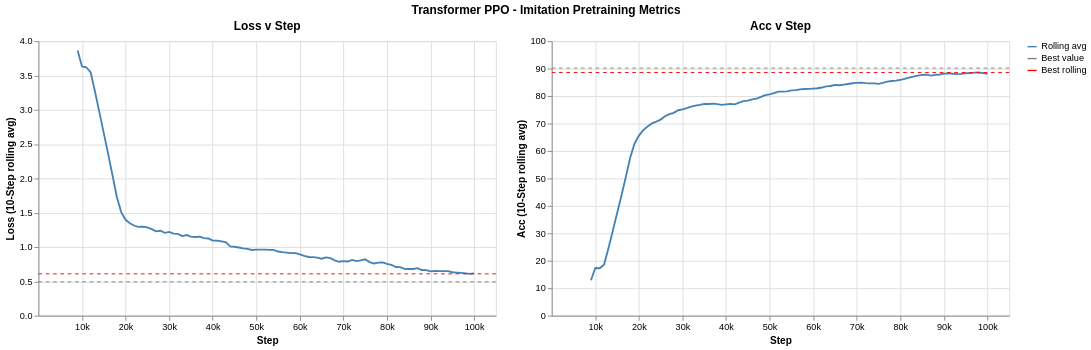

The cell this chart's notebook holds for it:
### Code cell
loss = make_chart(pretrain_df, "loss", pl.min)
acc = make_chart(pretrain_df, "acc", pl.max)

# Total time
total_seconds = pretrain_df["time"].sum()
h, m = divmod(total_seconds, 3600)
m, s = divmod(m, 60)
print(f"Total training time: {int(h)}h {int(m)}m {int(s)}s")
# Min loss and max accuracy
min_loss = pretrain_df["loss"].min()
max_acc = pretrain_df["acc"].max()
print(f"Min loss: {min_loss:.4f} | Max accuracy: {max_acc:.1f}%")
# Display charts
title = alt.TitleParams(
    "Transformer PPO - Imitation Pretraining Metrics", anchor="middle"
)
(loss | acc).resolve_scale(y="independent").properties(title=title)

### Figure 1 — Vega specification as saved in the notebook (floating-point values rounded to 4 significant figures)
{"$schema": "https://vega.github.io/schema/vega/v6.json", "data": [{"name": "source_0", "values": [{"step": 1, "loss": 4.584, "acc": 0.0, "episodes": 0, "time": 0.0, "loss_rolling": null, "series": "Rolling avg"}, {"step": 1000, "loss": 1.856, "acc": 52.4, "episodes": 21, "time": 15.2, "loss_rolling": null, "series": "Rolling avg"}, {"step": 2000, "loss": 2.214, "acc": 47.1, "episodes": 43, "time": 16.0, "loss_rolling": null, "series": "Rolling avg"}, {"step": 3000, "loss": 4.338, "acc": 1.5, "episodes": 64, "time": 15.5, "loss_rolling": null, "series": "Rolling avg"}, {"step": 4000, "loss": 4.294, "acc": 3.6, "episodes": 86, "time": 15.5, "loss_rolling": null, "series": "Rolling avg"}, {"step": 5000, "loss": 4.416, "acc": 2.8, "episodes": 109, "time": 15.5, "loss_rolling": null, "series": "Rolling avg"}, {"step": 6000, "loss": 4.438, "acc": 1.8, "episodes": 133, "time": 15.6, "loss_rolling": null, "series": "Rolling avg"}, {"step": 7000, "loss": 4.422, "acc": 1.2, "episodes": 153, "time": 15.4, "loss_rolling": null, "series": "Rolling avg"}, {"step": 8000, "loss": 4.5, "acc": 1.2, "episodes": 175, "time": 15.4, "loss_rolling": null, "series": "Rolling avg"}, {"step": 9000, "loss": 3.59, "acc": 17.4, "episodes": 198, "time": 15.4, "loss_rolling": 3.865, "series": "Rolling avg"}, {"step": 10000, "loss": 2.25, "acc": 44.6, "episodes": 219, "time": 15.5, "loss_rolling": 3.632, "series": "Rolling avg"}, {"step": 11000, "loss": 1.738, "acc": 51.5, "episodes": 242, "time": 15.6, "loss_rolling": 3.62, "series": "Rolling avg"}, {"step": 12000, "loss": 1.458, "acc": 60.3, "episodes": 263, "time": 15.6, "loss_rolling": 3.544, "series": "Rolling avg"}, {"step": 13000, "loss": 1.496, "acc": 60.4, "episodes": 283, "time": 15.5, "loss_rolling": 3.26, "series": "Rolling avg"}, {"step": 14000, "loss": 1.31, "acc": 67.5, "episodes": 304, "time": 15.5, "loss_rolling": 2.962, "series": "Rolling avg"}, {"step": 15000, "loss": 1.401, "acc": 67.5, "episodes": 325, "time": 15.6, "loss_rolling": 2.66, "series": "Rolling avg"}, {"step": 16000, "loss": 1.406, "acc": 66.4, "episodes": 346, "time": 15.5, "loss_rolling": 2.357, "series": "Rolling avg"}, {"step": 17000, "loss": 1.316, "acc": 68.5, "episodes": 366, "time": 15.6, "loss_rolling": 2.046, "series": "Rolling avg"}, {"step": 18000, "loss": 1.326, "acc": 71.2, "episodes": 385, "time": 15.5, "loss_rolling": 1.729, "series": "Rolling avg"}, {"step": 19000, "loss": 1.39, "acc": 68.8, "episodes": 406, "time": 15.6, "loss_rolling": 1.509, "series": "Rolling avg"}, {"step": 20000, "loss": 1.129, "acc": 73.9, "episodes": 427, "time": 15.6, "loss_rolling": 1.397, "series": "Rolling avg"}, {"step": 21000, "loss": 1.246, "acc": 71.4, "episodes": 449, "time": 15.5, "loss_rolling": 1.348, "series": "Rolling avg"}, {"step": 22000, "loss": 1.082, "acc": 73.4, "episodes": 473, "time": 15.7, "loss_rolling": 1.31, "series": "Rolling avg"}, {"step": 23000, "loss": 1.333, "acc": 72.2, "episodes": 496, "time": 15.1, "loss_rolling": 1.294, "series": "Rolling avg"}, {"step": 24000, "loss": 1.327, "acc": 73.8, "episodes": 517, "time": 15.2, "loss_rolling": 1.296, "series": "Rolling avg"}, {"step": 25000, "loss": 1.322, "acc": 74.7, "episodes": 538, "time": 15.3, "loss_rolling": 1.288, "series": "Rolling avg"}, {"step": 26000, "loss": 1.142, "acc": 78.5, "episodes": 560, "time": 15.4, "loss_rolling": 1.261, "series": "Rolling avg"}, {"step": 27000, "loss": 1.0, "acc": 76.3, "episodes": 581, "time": 15.5, "loss_rolling": 1.23, "series": "Rolling avg"}, {"step": 28000, "loss": 1.4, "acc": 75.9, "episodes": 603, "time": 15.5, "loss_rolling": 1.237, "series": "Rolling avg"}, {"step": 29000, "loss": 1.098, "acc": 78.3, "episodes": 624, "time": 15.6, "loss_rolling": 1.208, "series": "Rolling avg"}, {"step": 30000, "loss": 1.25, "acc": 76.7, "episodes": 647, "time": 15.5, "loss_rolling": 1.22, "series": "Rolling avg"}, {"step": 31000, "loss": 1.002, "acc": 76.4, "episodes": 669, "time": 15.6, "loss_rolling": 1.196, "series": "Rolling avg"}, {"step": 32000, "loss": 1.051, "acc": 79.0, "episodes": 691, "time": 15.5, "loss_rolling": 1.193, "series": "Rolling avg"}, {"step": 33000, "loss": 1.011, "acc": 75.8, "episodes": 713, "time": 15.5, "loss_rolling": 1.16, "series": "Rolling avg"}, {"step": 34000, "loss": 1.476, "acc": 76.7, "episodes": 735, "time": 15.5, "loss_rolling": 1.175, "series": "Rolling avg"}, {"step": 35000, "loss": 1.08, "acc": 78.0, "episodes": 756, "time": 15.6, "loss_rolling": 1.151, "series": "Rolling avg"}, {"step": 36000, "loss": 1.095, "acc": 78.0, "episodes": 779, "time": 15.6, "loss_rolling": 1.146, "series": "Rolling avg"}, {"step": 37000, "loss": 1.064, "acc": 77.5, "episodes": 801, "time": 15.6, "loss_rolling": 1.153, "series": "Rolling avg"}, {"step": 38000, "loss": 1.167, "acc": 74.2, "episodes": 823, "time": 15.6, "loss_rolling": 1.129, "series": "Rolling avg"}, {"step": 39000, "loss": 1.054, "acc": 75.9, "episodes": 845, "time": 15.6, "loss_rolling": 1.125, "series": "Rolling avg"}, {"step": 40000, "loss": 0.9458, "acc": 78.5, "episodes": 866, "time": 15.6, "loss_rolling": 1.094, "series": "Rolling avg"}, {"step": 41000, "loss": 1.004, "acc": 78.2, "episodes": 887, "time": 15.5, "loss_rolling": 1.095, "series": "Rolling avg"}, {"step": 42000, "loss": 0.9359, "acc": 76.9, "episodes": 909, "time": 15.4, "loss_rolling": 1.083, "series": "Rolling avg"}, {"step": 43000, "loss": 0.8929, "acc": 82.0, "episodes": 932, "time": 15.5, "loss_rolling": 1.071, "series": "Rolling avg"}, {"step": 44000, "loss": 0.8714, "acc": 82.4, "episodes": 954, "time": 15.4, "loss_rolling": 1.011, "series": "Rolling avg"}, {"step": 45000, "loss": 1.017, "acc": 79.6, "episodes": 976, "time": 15.3, "loss_rolling": 1.005, "series": "Rolling avg"}, {"step": 46000, "loss": 0.9818, "acc": 82.6, "episodes": 997, "time": 15.4, "loss_rolling": 0.9932, "series": "Rolling avg"}, {"step": 47000, "loss": 0.9371, "acc": 80.1, "episodes": 1017, "time": 15.3, "loss_rolling": 0.9806, "series": "Rolling avg"}, {"step": 48000, "loss": 1.085, "acc": 80.7, "episodes": 1038, "time": 15.4, "loss_rolling": 0.9724, "series": "Rolling avg"}, {"step": 49000, "loss": 0.9047, "acc": 82.2, "episodes": 1059, "time": 17.0, "loss_rolling": 0.9575, "series": "Rolling avg"}, {"step": 50000, "loss": 0.9885, "acc": 81.4, "episodes": 1081, "time": 17.9, "loss_rolling": 0.9617, "series": "Rolling avg"}, {"step": 51000, "loss": 1.021, "acc": 83.0, "episodes": 1103, "time": 18.0, "loss_rolling": 0.9634, "series": "Rolling avg"}, {"step": 52000, "loss": 0.9275, "acc": 82.5, "episodes": 1123, "time": 18.0, "loss_rolling": 0.9626, "series": "Rolling avg"}, {"step": 53000, "loss": 0.8585, "acc": 81.6, "episodes": 1144, "time": 17.9, "loss_rolling": 0.9592, "series": "Rolling avg"}, {"step": 54000, "loss": 0.8655, "acc": 83.5, "episodes": 1166, "time": 18.0, "loss_rolling": 0.9586, "series": "Rolling avg"}, {"step": 55000, "loss": 0.7831, "acc": 82.9, "episodes": 1187, "time": 18.0, "loss_rolling": 0.9352, "series": "Rolling avg"}, {"step": 56000, "loss": 0.8889, "acc": 83.5, "episodes": 1207, "time": 18.0, "loss_rolling": 0.9259, "series": "Rolling avg"}, {"step": 57000, "loss": 0.8656, "acc": 83.1, "episodes": 1227, "time": 18.0, "loss_rolling": 0.9188, "series": "Rolling avg"}, {"step": 58000, "loss": 1.012, "acc": 82.0, "episodes": 1250, "time": 18.1, "loss_rolling": 0.9115, "series": "Rolling avg"}, {"step": 59000, "loss": 0.9099, "acc": 83.0, "episodes": 1272, "time": 18.1, "loss_rolling": 0.912, "series": "Rolling avg"}, {"step": 60000, "loss": 0.8011, "acc": 82.3, "episodes": 1293, "time": 18.1, "loss_rolling": 0.8933, "series": "Rolling avg"}, {"step": 61000, "loss": 0.8051, "acc": 84.2, "episodes": 1315, "time": 16.9, "loss_rolling": 0.8717, "series": "Rolling avg"}, {"step": 62000, "loss": 0.7647, "acc": 85.1, "episodes": 1335, "time": 15.7, "loss_rolling": 0.8555, "series": "Rolling avg"}, {"step": 63000, "loss": 0.829, "acc": 85.9, "episodes": 1357, "time": 15.7, "loss_rolling": 0.8525, "series": "Rolling avg"}, {"step": 64000, "loss": 0.7941, "acc": 84.8, "episodes": 1379, "time": 15.8, "loss_rolling": 0.8454, "series": "Rolling avg"}, {"step": 65000, "loss": 0.6308, "acc": 86.8, "episodes": 1402, "time": 15.7, "loss_rolling": 0.8301, "series": "Rolling avg"}, {"step": 66000, "loss": 1.083, "acc": 82.3, "episodes": 1423, "time": 15.7, "loss_rolling": 0.8495, "series": "Rolling avg"}, {"step": 67000, "loss": 0.7426, "acc": 85.4, "episodes": 1444, "time": 15.6, "loss_rolling": 0.8372, "series": "Rolling avg"}, {"step": 68000, "loss": 0.7062, "acc": 84.3, "episodes": 1467, "time": 15.7, "loss_rolling": 0.8066, "series": "Rolling avg"}, {"step": 69000, "loss": 0.6974, "acc": 85.6, "episodes": 1489, "time": 15.7, "loss_rolling": 0.7854, "series": "Rolling avg"}, {"step": 70000, "loss": 0.9067, "acc": 83.7, "episodes": 1509, "time": 15.7, "loss_rolling": 0.796, "series": "Rolling avg"}, {"step": 71000, "loss": 0.742, "acc": 85.1, "episodes": 1530, "time": 15.7, "loss_rolling": 0.7897, "series": "Rolling avg"}, {"step": 72000, "loss": 1.004, "acc": 83.1, "episodes": 1551, "time": 17.5, "loss_rolling": 0.8135, "series": "Rolling avg"}, {"step": 73000, "loss": 0.651, "acc": 85.2, "episodes": 1573, "time": 18.4, "loss_rolling": 0.7957, "series": "Rolling avg"}, {"step": 74000, "loss": 0.8829, "acc": 84.9, "episodes": 1596, "time": 18.0, "loss_rolling": 0.8046, "series": "Rolling avg"}, {"step": 75000, "loss": 0.8071, "acc": 84.8, "episodes": 1618, "time": 18.5, "loss_rolling": 0.8222, "series": "Rolling avg"}, {"step": 76000, "loss": 0.6733, "acc": 86.2, "episodes": 1637, "time": 18.2, "loss_rolling": 0.7813, "series": "Rolling avg"}, {"step": 77000, "loss": 0.5315, "acc": 89.9, "episodes": 1657, "time": 18.6, "loss_rolling": 0.7602, "series": "Rolling avg"}, {"step": 78000, "loss": 0.826, "acc": 86.3, "episodes": 1680, "time": 16.0, "loss_rolling": 0.7721, "series": "Rolling avg"}, {"step": 79000, "loss": 0.747, "acc": 87.0, "episodes": 1701, "time": 16.5, "loss_rolling": 0.7771, "series": "Rolling avg"}, {"step": 80000, "loss": 0.6903, "acc": 86.7, "episodes": 1723, "time": 16.2, "loss_rolling": 0.7555, "series": "Rolling avg"}, {"step": 81000, "loss": 0.6038, "acc": 88.2, "episodes": 1745, "time": 16.4, "loss_rolling": 0.7416, "series": "Rolling avg"}, {"step": 82000, "loss": 0.6785, "acc": 88.0, "episodes": 1766, "time": 15.9, "loss_rolling": 0.7091, "series": "Rolling avg"}, {"step": 83000, "loss": 0.6451, "acc": 89.1, "episodes": 1788, "time": 15.5, "loss_rolling": 0.7086, "series": "Rolling avg"}, {"step": 84000, "loss": 0.6131, "acc": 88.4, "episodes": 1811, "time": 15.9, "loss_rolling": 0.6816, "series": "Rolling avg"}, {"step": 85000, "loss": 0.7874, "acc": 87.3, "episodes": 1832, "time": 18.6, "loss_rolling": 0.6796, "series": "Rolling avg"}, {"step": 86000, "loss": 0.6822, "acc": 86.9, "episodes": 1857, "time": 18.3, "loss_rolling": 0.6805, "series": "Rolling avg"}, {"step": 87000, "loss": 0.6518, "acc": 86.9, "episodes": 1877, "time": 18.2, "loss_rolling": 0.6925, "series": "Rolling avg"}, {"step": 88000, "loss": 0.5604, "acc": 88.7, "episodes": 1898, "time": 18.8, "loss_rolling": 0.666, "series": "Rolling avg"}, {"step": 89000, "loss": 0.7189, "acc": 88.4, "episodes": 1919, "time": 18.3, "loss_rolling": 0.6632, "series": "Rolling avg"}, {"step": 90000, "loss": 0.5143, "acc": 90.2, "episodes": 1941, "time": 17.9, "loss_rolling": 0.6455, "series": "Rolling avg"}, {"step": 91000, "loss": 0.6553, "acc": 88.5, "episodes": 1961, "time": 18.1, "loss_rolling": 0.6507, "series": "Rolling avg"}, {"step": 92000, "loss": 0.6608, "acc": 87.0, "episodes": 1983, "time": 18.2, "loss_rolling": 0.6489, "series": "Rolling avg"}, {"step": 93000, "loss": 0.6517, "acc": 87.6, "episodes": 2004, "time": 20.3, "loss_rolling": 0.6496, "series": "Rolling avg"}, {"step": 94000, "loss": 0.5975, "acc": 89.6, "episodes": 2026, "time": 21.1, "loss_rolling": 0.648, "series": "Rolling avg"}, {"step": 95000, "loss": 0.6386, "acc": 89.4, "episodes": 2047, "time": 21.2, "loss_rolling": 0.6331, "series": "Rolling avg"}, {"step": 96000, "loss": 0.6366, "acc": 87.5, "episodes": 2067, "time": 20.7, "loss_rolling": 0.6286, "series": "Rolling avg"}, {"step": 97000, "loss": 0.6022, "acc": 88.4, "episodes": 2088, "time": 18.6, "loss_rolling": 0.6236, "series": "Rolling avg"}, {"step": 98000, "loss": 0.4933, "acc": 89.3, "episodes": 2111, "time": 20.9, "loss_rolling": 0.6169, "series": "Rolling avg"}, {"step": 99000, "loss": 0.6456, "acc": 86.3, "episodes": 2134, "time": 21.1, "loss_rolling": 0.6096, "series": "Rolling avg"}, {"step": 100000, "loss": 0.5797, "acc": 87.5, "episodes": 2155, "time": 19.0, "loss_rolling": 0.6161, "series": "Rolling avg"}]}, {"name": "source_3", "values": [{"step": 1, "loss": 4.584, "acc": 0.0, "episodes": 0, "time": 0.0, "acc_rolling": null, "series": "Rolling avg"}, {"step": 1000, "loss": 1.856, "acc": 52.4, "episodes": 21, "time": 15.2, "acc_rolling": null, "series": "Rolling avg"}, {"step": 2000, "loss": 2.214, "acc": 47.1, "episodes": 43, "time": 16.0, "acc_rolling": null, "series": "Rolling avg"}, {"step": 3000, "loss": 4.338, "acc": 1.5, "episodes": 64, "time": 15.5, "acc_rolling": null, "series": "Rolling avg"}, {"step": 4000, "loss": 4.294, "acc": 3.6, "episodes": 86, "time": 15.5, "acc_rolling": null, "series": "Rolling avg"}, {"step": 5000, "loss": 4.416, "acc": 2.8, "episodes": 109, "time": 15.5, "acc_rolling": null, "series": "Rolling avg"}, {"step": 6000, "loss": 4.438, "acc": 1.8, "episodes": 133, "time": 15.6, "acc_rolling": null, "series": "Rolling avg"}, {"step": 7000, "loss": 4.422, "acc": 1.2, "episodes": 153, "time": 15.4, "acc_rolling": null, "series": "Rolling avg"}, {"step": 8000, "loss": 4.5, "acc": 1.2, "episodes": 175, "time": 15.4, "acc_rolling": null, "series": "Rolling avg"}, {"step": 9000, "loss": 3.59, "acc": 17.4, "episodes": 198, "time": 15.4, "acc_rolling": 12.9, "series": "Rolling avg"}, {"step": 10000, "loss": 2.25, "acc": 44.6, "episodes": 219, "time": 15.5, "acc_rolling": 17.36, "series": "Rolling avg"}, {"step": 11000, "loss": 1.738, "acc": 51.5, "episodes": 242, "time": 15.6, "acc_rolling": 17.27, "series": "Rolling avg"}, {"step": 12000, "loss": 1.458, "acc": 60.3, "episodes": 263, "time": 15.6, "acc_rolling": 18.59, "series": "Rolling avg"}, {"step": 13000, "loss": 1.496, "acc": 60.4, "episodes": 283, "time": 15.5, "acc_rolling": 24.48, "series": "Rolling avg"}, {"step": 14000, "loss": 1.31, "acc": 67.5, "episodes": 304, "time": 15.5, "acc_rolling": 30.87, "series": "Rolling avg"}, {"step": 15000, "loss": 1.401, "acc": 67.5, "episodes": 325, "time": 15.6, "acc_rolling": 37.34, "series": "Rolling avg"}, {"step": 16000, "loss": 1.406, "acc": 66.4, "episodes": 346, "time": 15.5, "acc_rolling": 43.8, "series": "Rolling avg"}, {"step": 17000, "loss": 1.316, "acc": 68.5, "episodes": 366, "time": 15.6, "acc_rolling": 50.53, "series": "Rolling avg"}, {"step": 18000, "loss": 1.326, "acc": 71.2, "episodes": 385, "time": 15.5, "acc_rolling": 57.53, "series": "Rolling avg"}, {"step": 19000, "loss": 1.39, "acc": 68.8, "episodes": 406, "time": 15.6, "acc_rolling": 62.67, "series": "Rolling avg"}, {"step": 20000, "loss": 1.129, "acc": 73.9, "episodes": 427, "time": 15.6, "acc_rolling": 65.6, "series": "Rolling avg"}, {"step": 21000, "loss": 1.246, "acc": 71.4, "episodes": 449, "time": 15.5, "acc_rolling": 67.59, "series": "Rolling avg"}, {"step": 22000, "loss": 1.082, "acc": 73.4, "episodes": 473, "time": 15.7, "acc_rolling": 68.9, "series": "Rolling avg"}, {"step": 23000, "loss": 1.333, "acc": 72.2, "episodes": 496, "time": 15.1, "acc_rolling": 70.08, "series": "Rolling avg"}, {"step": 24000, "loss": 1.327, "acc": 73.8, "episodes": 517, "time": 15.2, "acc_rolling": 70.71, "series": "Rolling avg"}, {"step": 25000, "loss": 1.322, "acc": 74.7, "episodes": 538, "time": 15.3, "acc_rolling": 71.43, "series": "Rolling avg"}, {"step": 26000, "loss": 1.142, "acc": 78.5, "episodes": 560, "time": 15.4, "acc_rolling": 72.64, "series": "Rolling avg"}, {"step": 27000, "loss": 1.0, "acc": 76.3, "episodes": 581, "time": 15.5, "acc_rolling": 73.42, "series": "Rolling avg"}, {"step": 28000, "loss": 1.4, "acc": 75.9, "episodes": 603, "time": 15.5, "acc_rolling": 73.89, "series": "Rolling avg"}, {"step": 29000, "loss": 1.098, "acc": 78.3, "episodes": 624, "time": 15.6, "acc_rolling": 74.84, "series": "Rolling avg"}, {"step": 30000, "loss": 1.25, "acc": 76.7, "episodes": 647, "time": 15.5, "acc_rolling": 75.12, "series": "Rolling avg"}, {"step": 31000, "loss": 1.002, "acc": 76.4, "episodes": 669, "time": 15.6, "acc_rolling": 75.62, "series": "Rolling avg"}, {"step": 32000, "loss": 1.051, "acc": 79.0, "episodes": 691, "time": 15.5, "acc_rolling": 76.18, "series": "Rolling avg"}, {"step": 33000, "loss": 1.011, "acc": 75.8, "episodes": 713, "time": 15.5, "acc_rolling": 76.54, "series": "Rolling avg"}, {"step": 34000, "loss": 1.476, "acc": 76.7, "episodes": 735, "time": 15.5, "acc_rolling": 76.83, "series": "Rolling avg"}, {"step": 35000, "loss": 1.08, "acc": 78.0, "episodes": 756, "time": 15.6, "acc_rolling": 77.16, "series": "Rolling avg"}, {"step": 36000, "loss": 1.095, "acc": 78.0, "episodes": 779, "time": 15.6, "acc_rolling": 77.11, "series": "Rolling avg"}, {"step": 37000, "loss": 1.064, "acc": 77.5, "episodes": 801, "time": 15.6, "acc_rolling": 77.23, "series": "Rolling avg"}, {"step": 38000, "loss": 1.167, "acc": 74.2, "episodes": 823, "time": 15.6, "acc_rolling": 77.06, "series": "Rolling avg"}, {"step": 39000, "loss": 1.054, "acc": 75.9, "episodes": 845, "time": 15.6, "acc_rolling": 76.82, "series": "Rolling avg"}, {"step": 40000, "loss": 0.9458, "acc": 78.5, "episodes": 866, "time": 15.6, "acc_rolling": 77.0, "series": "Rolling avg"}, {"step": 41000, "loss": 1.004, "acc": 78.2, "episodes": 887, "time": 15.5, "acc_rolling": 77.18, "series": "Rolling avg"}, {"step": 42000, "loss": 0.9359, "acc": 76.9, "episodes": 909, "time": 15.4, "acc_rolling": 76.97, "series": "Rolling avg"}, {"step": 43000, "loss": 0.8929, "acc": 82.0, "episodes": 932, "time": 15.5, "acc_rolling": 77.59, "series": "Rolling avg"}, {"step": 44000, "loss": 0.8714, "acc": 82.4, "episodes": 954, "time": 15.4, "acc_rolling": 78.16, "series": "Rolling avg"}, {"step": 45000, "loss": 1.017, "acc": 79.6, "episodes": 976, "time": 15.3, "acc_rolling": 78.32, "series": "Rolling avg"}, {"step": 46000, "loss": 0.9818, "acc": 82.6, "episodes": 997, "time": 15.4, "acc_rolling": 78.78, "series": "Rolling avg"}, {"step": 47000, "loss": 0.9371, "acc": 80.1, "episodes": 1017, "time": 15.3, "acc_rolling": 79.04, "series": "Rolling avg"}, {"step": 48000, "loss": 1.085, "acc": 80.7, "episodes": 1038, "time": 15.4, "acc_rolling": 79.69, "series": "Rolling avg"}, {"step": 49000, "loss": 0.9047, "acc": 82.2, "episodes": 1059, "time": 17.0, "acc_rolling": 80.32, "series": "Rolling avg"}, {"step": 50000, "loss": 0.9885, "acc": 81.4, "episodes": 1081, "time": 17.9, "acc_rolling": 80.61, "series": "Rolling avg"}, {"step": 51000, "loss": 1.021, "acc": 83.0, "episodes": 1103, "time": 18.0, "acc_rolling": 81.09, "series": "Rolling avg"}, {"step": 52000, "loss": 0.9275, "acc": 82.5, "episodes": 1123, "time": 18.0, "acc_rolling": 81.65, "series": "Rolling avg"}, {"step": 53000, "loss": 0.8585, "acc": 81.6, "episodes": 1144, "time": 17.9, "acc_rolling": 81.61, "series": "Rolling avg"}, {"step": 54000, "loss": 0.8655, "acc": 83.5, "episodes": 1166, "time": 18.0, "acc_rolling": 81.72, "series": "Rolling avg"}, {"step": 55000, "loss": 0.7831, "acc": 82.9, "episodes": 1187, "time": 18.0, "acc_rolling": 82.05, "series": "Rolling avg"}, {"step": 56000, "loss": 0.8889, "acc": 83.5, "episodes": 1207, "time": 18.0, "acc_rolling": 82.14, "series": "Rolling avg"}, {"step": 57000, "loss": 0.8656, "acc": 83.1, "episodes": 1227, "time": 18.0, "acc_rolling": 82.44, "series": "Rolling avg"}, {"step": 58000, "loss": 1.012, "acc": 82.0, "episodes": 1250, "time": 18.1, "acc_rolling": 82.57, "series": "Rolling avg"}, {"step": 59000, "loss": 0.9099, "acc": 83.0, "episodes": 1272, "time": 18.1, "acc_rolling": 82.65, "series": "Rolling avg"}, {"step": 60000, "loss": 0.8011, "acc": 82.3, "episodes": 1293, "time": 18.1, "acc_rolling": 82.74, "series": "Rolling avg"}, {"step": 61000, "loss": 0.8051, "acc": 84.2, "episodes": 1315, "time": 16.9, "acc_rolling": 82.86, "series": "Rolling avg"}, {"step": 62000, "loss": 0.7647, "acc": 85.1, "episodes": 1335, "time": 15.7, "acc_rolling": 83.12, "series": "Rolling avg"}, {"step": 63000, "loss": 0.829, "acc": 85.9, "episodes": 1357, "time": 15.7, "acc_rolling": 83.55, "series": "Rolling avg"}, {"step": 64000, "loss": 0.7941, "acc": 84.8, "episodes": 1379, "time": 15.8, "acc_rolling": 83.68, "series": "Rolling avg"}, {"step": 65000, "loss": 0.6308, "acc": 86.8, "episodes": 1402, "time": 15.7, "acc_rolling": 84.07, "series": "Rolling avg"}, {"step": 66000, "loss": 1.083, "acc": 82.3, "episodes": 1423, "time": 15.7, "acc_rolling": 83.95, "series": "Rolling avg"}, {"step": 67000, "loss": 0.7426, "acc": 85.4, "episodes": 1444, "time": 15.6, "acc_rolling": 84.18, "series": "Rolling avg"}, {"step": 68000, "loss": 0.7062, "acc": 84.3, "episodes": 1467, "time": 15.7, "acc_rolling": 84.41, "series": "Rolling avg"}, {"step": 69000, "loss": 0.6974, "acc": 85.6, "episodes": 1489, "time": 15.7, "acc_rolling": 84.67, "series": "Rolling avg"}, {"step": 70000, "loss": 0.9067, "acc": 83.7, "episodes": 1509, "time": 15.7, "acc_rolling": 84.81, "series": "Rolling avg"}, {"step": 71000, "loss": 0.742, "acc": 85.1, "episodes": 1530, "time": 15.7, "acc_rolling": 84.9, "series": "Rolling avg"}, {"step": 72000, "loss": 1.004, "acc": 83.1, "episodes": 1551, "time": 17.5, "acc_rolling": 84.7, "series": "Rolling avg"}, {"step": 73000, "loss": 0.651, "acc": 85.2, "episodes": 1573, "time": 18.4, "acc_rolling": 84.63, "series": "Rolling avg"}, {"step": 74000, "loss": 0.8829, "acc": 84.9, "episodes": 1596, "time": 18.0, "acc_rolling": 84.64, "series": "Rolling avg"}, {"step": 75000, "loss": 0.8071, "acc": 84.8, "episodes": 1618, "time": 18.5, "acc_rolling": 84.44, "series": "Rolling avg"}, {"step": 76000, "loss": 0.6733, "acc": 86.2, "episodes": 1637, "time": 18.2, "acc_rolling": 84.83, "series": "Rolling avg"}, {"step": 77000, "loss": 0.5315, "acc": 89.9, "episodes": 1657, "time": 18.6, "acc_rolling": 85.28, "series": "Rolling avg"}, {"step": 78000, "loss": 0.826, "acc": 86.3, "episodes": 1680, "time": 16.0, "acc_rolling": 85.48, "series": "Rolling avg"}, {"step": 79000, "loss": 0.747, "acc": 87.0, "episodes": 1701, "time": 16.5, "acc_rolling": 85.62, "series": "Rolling avg"}, {"step": 80000, "loss": 0.6903, "acc": 86.7, "episodes": 1723, "time": 16.2, "acc_rolling": 85.92, "series": "Rolling avg"}, {"step": 81000, "loss": 0.6038, "acc": 88.2, "episodes": 1745, "time": 16.4, "acc_rolling": 86.23, "series": "Rolling avg"}, {"step": 82000, "loss": 0.6785, "acc": 88.0, "episodes": 1766, "time": 15.9, "acc_rolling": 86.72, "series": "Rolling avg"}, {"step": 83000, "loss": 0.6451, "acc": 89.1, "episodes": 1788, "time": 15.5, "acc_rolling": 87.11, "series": "Rolling avg"}, {"step": 84000, "loss": 0.6131, "acc": 88.4, "episodes": 1811, "time": 15.9, "acc_rolling": 87.46, "series": "Rolling avg"}, {"step": 85000, "loss": 0.7874, "acc": 87.3, "episodes": 1832, "time": 18.6, "acc_rolling": 87.71, "series": "Rolling avg"}, {"step": 86000, "loss": 0.6822, "acc": 86.9, "episodes": 1857, "time": 18.3, "acc_rolling": 87.78, "series": "Rolling avg"}, {"step": 87000, "loss": 0.6518, "acc": 86.9, "episodes": 1877, "time": 18.2, "acc_rolling": 87.48, "series": "Rolling avg"}, {"step": 88000, "loss": 0.5604, "acc": 88.7, "episodes": 1898, "time": 18.8, "acc_rolling": 87.72, "series": "Rolling avg"}, {"step": 89000, "loss": 0.7189, "acc": 88.4, "episodes": 1919, "time": 18.3, "acc_rolling": 87.86, "series": "Rolling avg"}, {"step": 90000, "loss": 0.5143, "acc": 90.2, "episodes": 1941, "time": 17.9, "acc_rolling": 88.21, "series": "Rolling avg"}, {"step": 91000, "loss": 0.6553, "acc": 88.5, "episodes": 1961, "time": 18.1, "acc_rolling": 88.24, "series": "Rolling avg"}, {"step": 92000, "loss": 0.6608, "acc": 87.0, "episodes": 1983, "time": 18.2, "acc_rolling": 88.14, "series": "Rolling avg"}, {"step": 93000, "loss": 0.6517, "acc": 87.6, "episodes": 2004, "time": 20.3, "acc_rolling": 87.99, "series": "Rolling avg"}, {"step": 94000, "loss": 0.5975, "acc": 89.6, "episodes": 2026, "time": 21.1, "acc_rolling": 88.11, "series": "Rolling avg"}, {"step": 95000, "loss": 0.6386, "acc": 89.4, "episodes": 2047, "time": 21.2, "acc_rolling": 88.32, "series": "Rolling avg"}, {"step": 96000, "loss": 0.6366, "acc": 87.5, "episodes": 2067, "time": 20.7, "acc_rolling": 88.38, "series": "Rolling avg"}, {"step": 97000, "loss": 0.6022, "acc": 88.4, "episodes": 2088, "time": 18.6, "acc_rolling": 88.53, "series": "Rolling avg"}, {"step": 98000, "loss": 0.4933, "acc": 89.3, "episodes": 2111, "time": 20.9, "acc_rolling": 88.59, "series": "Rolling avg"}, {"step": 99000, "loss": 0.6456, "acc": 86.3, "episodes": 2134, "time": 21.1, "acc_rolling": 88.38, "series": "Rolling avg"}, {"step": 100000, "loss": 0.5797, "acc": 87.5, "episodes": 2155, "time": 19.0, "acc_rolling": 88.11, "series": "Rolling avg"}]}, {"name": "source_1", "values": [{"series": "Best value", "y": 0.4933}]}, {"name": "source_2", "values": [{"series": "Best rolling", "y": 0.6096}]}, {"name": "source_4", "values": [{"series": "Best value", "y": 90.2}]}, {"name": "source_5", "values": [{"series": "Best rolling", "y": 88.59}]}, {"name": "source_0_concat_0_x_domain_step", "values": [{"min": 1, "max": 100000}]}, {"name": "source_3_concat_1_x_domain_step", "values": [{"min": 1, "max": 100000}]}], "signals": [{"name": "childWidth", "value": 500}], "marks": [{"type": "group", "name": "concat_0_group", "encode": {"update": {"width": {"signal": "childWidth"}, "height": {"signal": "height"}}}, "marks": [{"type": "group", "name": "concat_0_layer_0_pathgroup", "from": {"facet": {"data": "source_0", "name": "faceted_path_concat_0_layer_0_main", "groupby": ["series"]}}, "encode": {"update": {"height": {"field": {"signal": null, "datum": null, "group": "height", "parent": null}}, "width": {"field": {"signal": null, "datum": null, "group": "width", "parent": null}}}}, "marks": [{"type": "line", "name": "concat_0_layer_0_marks", "from": {"data": "faceted_path_concat_0_layer_0_main"}, "sort": {"field": "x"}, "encode": {"update": {"strokeWidth": {"value": 2}, "stroke": {"field": "series", "scale": "color"}, "x": {"field": "step", "scale": "concat_0_x"}, "defined": {"signal": "isValid(datum[\"step\"]) && isFinite(+datum[\"step\"]) && isValid(datum[\"loss_rolling\"]) && isFinite(+datum[\"loss_rolling\"])"}, "y": {"field": "loss_rolling", "scale": "concat_0_y"}}}, "style": ["line"]}]}, {"type": "rule", "name": "concat_0_layer_1_marks", "from": {"data": "source_1"}, "encode": {"update": {"x": {"field": {"signal": null, "datum": null, "group": "width", "parent": null}}, "y": {"field": "y", "scale": "concat_0_y"}, "stroke": {"field": "series", "scale": "color"}, "strokeDash": {"value": [4, 4]}, "x2": {"value": 0}, "fillOpacity": {"value": 0.8}}}, "style": ["rule"]}, {"type": "rule", "name": "concat_0_layer_2_marks", "from": {"data": "source_2"}, "encode": {"update": {"fillOpacity": {"value": 0.8}, "strokeDash": {"value": [4, 4]}, "x": {"field": {"signal": null, "datum": null, "group": "width", "parent": null}}, "x2": {"value": 0}, "y": {"field": "y", "scale": "concat_0_y"}, "stroke": {"field": "series", "scale": "color"}}}, "style": ["rule"]}], "axes": [{"scale": "concat_0_x", "ticks": false, "minExtent": 0, "maxExtent": 0, "zindex": 0, "grid": true, "gridScale": "concat_0_y", "tickCount": {"signal": "ceil(childWidth/40)"}, "orient": "bottom", "domain": false, "labels": false, "aria": false}, {"scale": "concat_0_y", "grid": true, "tickCount": {"signal": "ceil(height/40)"}, "domain": false, "labels": false, "aria": false, "maxExtent": 0, "orient": "left", "ticks": false, "zindex": 0, "minExtent": 0, "gridScale": "concat_0_x"}, {"scale": "concat_0_x", "orient": "bottom", "labelFlush": true, "title": "Step", "tickCount": {"signal": "ceil(childWidth/40)"}, "zindex": 0, "encode": {"labels": {"update": {"text": {"signal": "datum.value / 1000 + 'k'"}}}}, "grid": false, "labelOverlap": true}, {"scale": "concat_0_y", "labelOverlap": true, "title": "Loss (10-Step rolling avg)", "tickCount": {"signal": "ceil(height/40)"}, "zindex": 0, "orient": "left", "grid": false}], "title": {"text": "Loss v Step", "frame": "group"}, "style": "cell"}, {"type": "group", "name": "concat_1_group", "encode": {"update": {"height": {"signal": "height"}, "width": {"signal": "childWidth"}}}, "marks": [{"type": "group", "name": "concat_1_layer_0_pathgroup", "from": {"facet": {"data": "source_3", "name": "faceted_path_concat_1_layer_0_main", "groupby": ["series"]}}, "encode": {"update": {"width": {"field": {"signal": null, "datum": null, "group": "width", "parent": null}}, "height": {"field": {"signal": null, "datum": null, "group": "height", "parent": null}}}}, "marks": [{"type": "line", "name": "concat_1_layer_0_marks", "from": {"data": "faceted_path_concat_1_layer_0_main"}, "sort": {"field": "x"}, "encode": {"update": {"strokeWidth": {"value": 2}, "x": {"field": "step", "scale": "concat_1_x"}, "defined": {"signal": "isValid(datum[\"step\"]) && isFinite(+datum[\"step\"]) && isValid(datum[\"acc_rolling\"]) && isFinite(+datum[\"acc_rolling\"])"}, "y": {"field": "acc_rolling", "scale": "concat_1_y"}, "stroke": {"field": "series", "scale": "color"}}}, "style": ["line"]}]}, {"type": "rule", "name": "concat_1_layer_1_marks", "from": {"data": "source_4"}, "encode": {"update": {"strokeDash": {"value": [4, 4]}, "y": {"field": "y", "scale": "concat_1_y"}, "stroke": {"field": "series", "scale": "color"}, "fillOpacity": {"value": 0.8}, "x": {"field": {"signal": null, "datum": null, "group": "width", "parent": null}}, "x2": {"value": 0}}}, "style": ["rule"]}, {"type": "rule", "name": "concat_1_layer_2_marks", "from": {"data": "source_5"}, "encode": {"update": {"fillOpacity": {"value": 0.8}, "strokeDash": {"value": [4, 4]}, "stroke": {"field": "series", "scale": "color"}, "x": {"field": {"signal": null, "datum": null, "group": "width", "parent": null}}, "x2": {"value": 0}, "y": {"field": "y", "scale": "concat_1_y"}}}, "style": ["rule"]}], "axes": [{"scale": "concat_1_x", "minExtent": 0, "domain": false, "orient": "bottom", "gridScale": "concat_1_y", "tickCount": {"signal": "ceil(childWidth/40)"}, "labels": false, "aria": false, "ticks": false, "zindex": 0, "maxExtent": 0, "grid": true}, {"scale": "concat_1_y", "grid": true, "orient": "left", "domain": false, "labels": false, "tickCount": {"signal": "ceil(height/40)"}, "aria": false, "maxExtent": 0, "minExtent": 0, "ticks": false, "zindex": 0, "gridScale": "concat_1_x"}, {"scale": "concat_1_x", "labelFlush": true, "title": "Step", "grid": false, "encode": {"labels": {"update": {"text": {"signal": "datum.value / 1000 + 'k'"}}}}, "zindex": 0, "orient": "bottom", "labelOverlap": true, "tickCount": {"signal": "ceil(childWidth/40)"}}, {"scale": "concat_1_y", "title": "Acc (10-Step rolling avg)", "zindex": 0, "labelOverlap": true, "orient": "left", "grid": false, "tickCount": {"signal": "ceil(height/40)"}}], "title": {"text": "Acc v Step", "frame": "group"}, "style": "cell"}], "scales": [{"name": "color", "type": "ordinal", "domain": ["Rolling avg", "Best value", "Best rolling"], "range": ["steelblue", "grey", "red"]}, {"name": "concat_0_x", "type": "linear", "domain": [{"signal": "(data(\"source_0_concat_0_x_domain_step\")[0] || {}).min"}, {"signal": "(data(\"source_0_concat_0_x_domain_step\")[0] || {}).max"}], "range": [0, {"signal": "childWidth"}], "domainMax": 105000, "zero": false}, {"name": "concat_0_y", "type": "linear", "domain": {"fields": [{"data": "source_0", "field": "loss_rolling"}, {"data": "source_1", "field": "y"}, {"data": "source_2", "field": "y"}]}, "range": [{"signal": "height"}, 0], "zero": true, "nice": true}, {"name": "concat_1_x", "type": "linear", "domain": [{"signal": "(data(\"source_3_concat_1_x_domain_step\")[0] || {}).min"}, {"signal": "(data(\"source_3_concat_1_x_domain_step\")[0] || {}).max"}], "range": [0, {"signal": "childWidth"}], "domainMax": 105000, "zero": false}, {"name": "concat_1_y", "type": "linear", "domain": {"fields": [{"data": "source_3", "field": "acc_rolling"}, {"data": "source_4", "field": "y"}, {"data": "source_5", "field": "y"}]}, "range": [{"signal": "height"}, 0], "nice": true, "zero": true}], "title": {"text": "Transformer PPO - Imitation Pretraining Metrics", "anchor": "middle"}, "height": 300, "legends": [{"stroke": "color", "symbolType": "stroke"}], "layout": {"padding": 20, "bounds": "full", "align": "each"}, "background": "white", "padding": 5}
